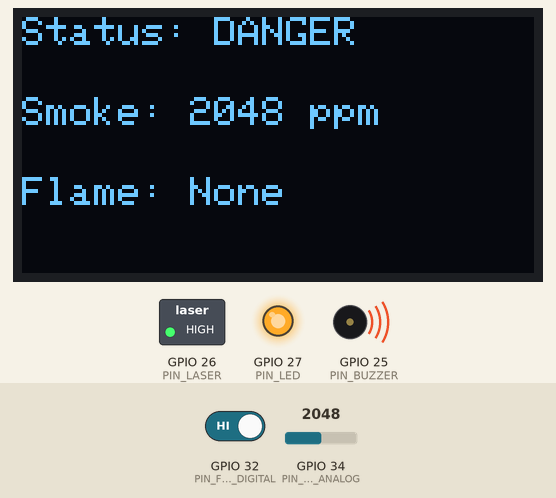
This sketch was run on a simulated ESP32. Parts: 128×64 one-colour display, switched loads named in the sketch (green lamp = pin HIGH), output pins drawn as LEDs (lit = HIGH), buzzer (waves = sounding, pin HIGH). The test bench sets the inputs (shaded band); at power-on: GPIO 34 (PIN_SMOKE_ANALOG) = 2048, GPIO 32 (PIN_FLAME_DIGITAL) HIGH. What the sketch prints to the serial monitor is not drawn.

Above: at 3.2 s.
3.3 s: GPIO 34 (PIN_SMOKE_ANALOG) set to 1045
At 4.1 s:
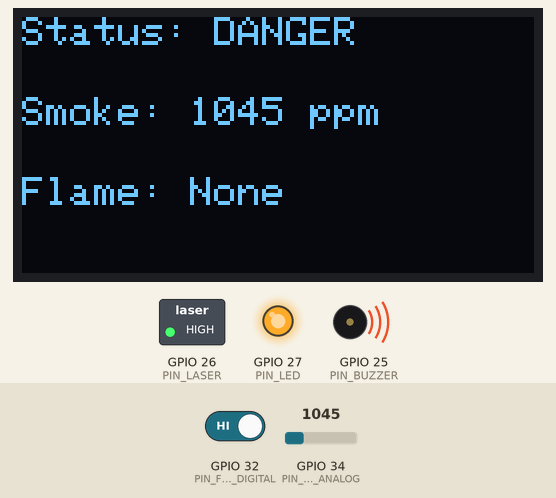
5.1 s: GPIO 34 (PIN_SMOKE_ANALOG) set to 953
At 5.9 s:
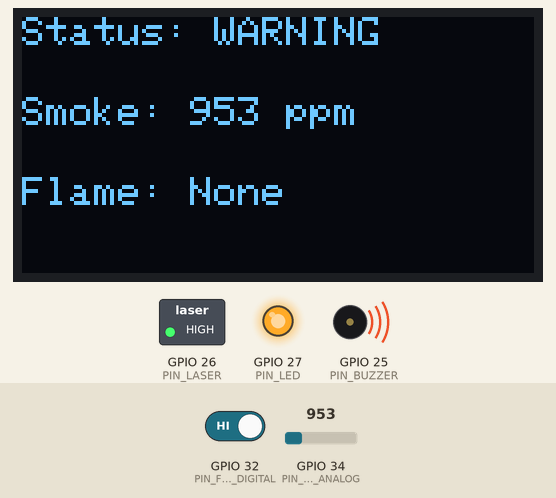
7.9 s: GPIO 32 (PIN_FLAME_DIGITAL) driven LOW
At 9.1 s:
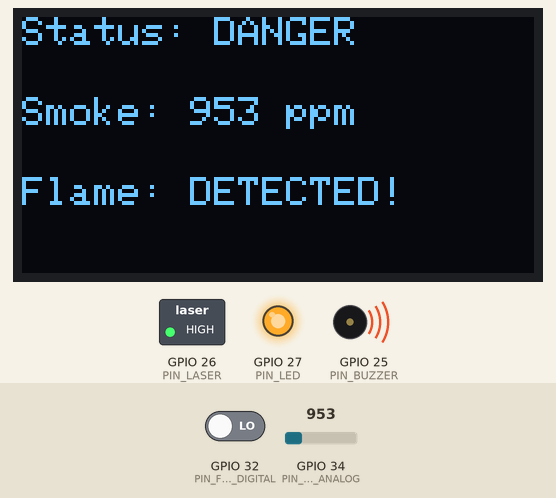
9.8 s: GPIO 32 (PIN_FLAME_DIGITAL) driven HIGH
At 10.4 s:
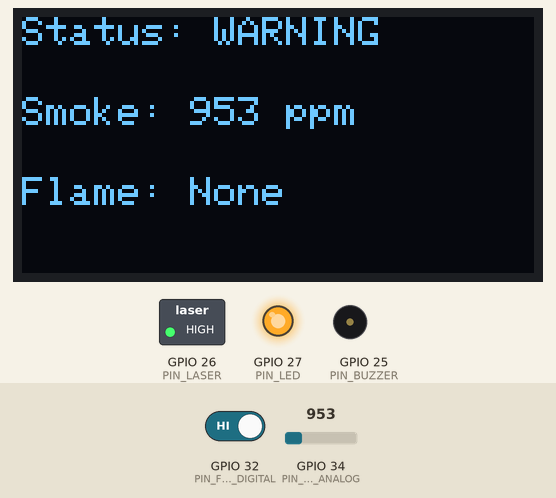
12.9 s: GPIO 34 (PIN_SMOKE_ANALOG) set to 319
At 14.5 s:
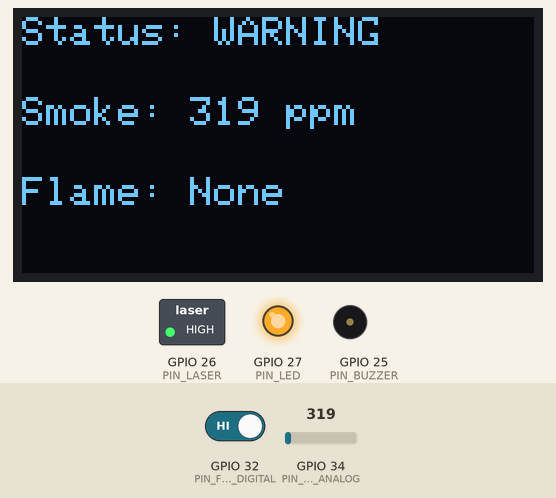
14.6 s: GPIO 34 (PIN_SMOKE_ANALOG) set to 289
At 16.0 s:
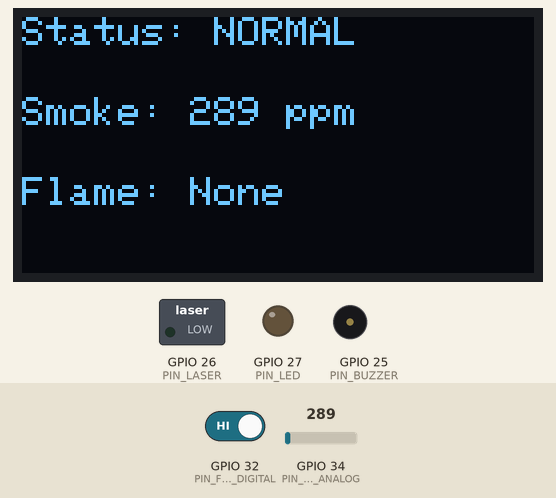
Timing chart, 0 to 17.4 s (numbered marks = the images above; inputs shaded):
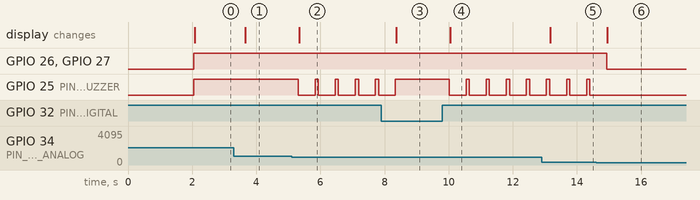

The sketch:

Firemask_Firmware_Boilerplate.ino
```cpp
/**
 * Firemask Refinement System (Fire Guardians)
 * ESP32 Firmware Boilerplate - Hackathon Build
 *
 * Features:
 * - Real-time smoke (MQ-2) and flame (IR) sensor monitoring
 * - Integrated OLED display status updates
 * - IoT alarm synchronization (Placeholder for WiFi/MQTT)
 * - Navigation actuators (Laser, LED, Buzzer)
 */

#include <Wire.h>
#include <Adafruit_GFX.h>
#include <Adafruit_SSD1306.h>

// --- Pin Definitions ---
#define PIN_SMOKE_ANALOG 34
#define PIN_FLAME_DIGITAL 32
#define PIN_BUZZER 25
#define PIN_LASER 26
#define PIN_LED 27

// --- OLED Configuration ---
#define SCREEN_WIDTH 128
#define SCREEN_HEIGHT 64
#define OLED_RESET -1
Adafruit_SSD1306 display(SCREEN_WIDTH, SCREEN_HEIGHT, &Wire, OLED_RESET);

// --- Thresholds ---
const int SMOKE_WARNING_THRESHOLD = 300;
const int SMOKE_DANGER_THRESHOLD = 1000;

// --- Global Variables ---
int smokeLevel = 0;
bool flameDetected = false;
String systemStatus = "NORMAL";

void setup() {
  Serial.begin(115200);

  // Initialize Pins
  pinMode(PIN_SMOKE_ANALOG, INPUT);
  pinMode(PIN_FLAME_DIGITAL, INPUT);
  pinMode(PIN_BUZZER, OUTPUT);
  pinMode(PIN_LASER, OUTPUT);
  pinMode(PIN_LED, OUTPUT);

  // Initialize OLED
  if(!display.begin(SSD1306_SWITCHCAPVCC, 0x3C)) {
    Serial.println(F("SSD1306 allocation failed"));
    for(;;);
  }
  display.clearDisplay();
  display.setTextSize(1);
  display.setTextColor(WHITE);
  display.setCursor(0,0);
  display.println("Fire Guardians");
  display.println("System Initializing...");
  display.display();
  delay(2000);
}

void loop() {
  // 1. Read Sensors
  smokeLevel = analogRead(PIN_SMOKE_ANALOG);
  flameDetected = !digitalRead(PIN_FLAME_DIGITAL); // Active Low

  // 2. Determine System State
  if (flameDetected || smokeLevel > SMOKE_DANGER_THRESHOLD) {
    systemStatus = "DANGER";
    triggerAlarm(true);
  } else if (smokeLevel > SMOKE_WARNING_THRESHOLD) {
    systemStatus = "WARNING";
    triggerAlarm(false);
  } else {
    systemStatus = "NORMAL";
    resetActuators();
  }

  // 3. Update Display
  updateOLED();

  // 4. IoT Sync (Placeholder)
  syncToBackend();

  delay(500); // Sampling rate
}

void updateOLED() {
  display.clearDisplay();
  display.setCursor(0,0);
  display.setTextSize(1);
  display.print("Status: ");
  display.println(systemStatus);

  display.setCursor(0,20);
  display.print("Smoke: ");
  display.print(smokeLevel);
  display.println(" ppm");

  display.setCursor(0,40);
  display.print("Flame: ");
  display.println(flameDetected ? "DETECTED!" : "None");

  display.display();
}

void triggerAlarm(bool isDanger) {
  if (isDanger) {
    digitalWrite(PIN_BUZZER, HIGH);
    digitalWrite(PIN_LASER, HIGH);
    digitalWrite(PIN_LED, HIGH);
    Serial.println("!!! DANGER: EVACUATE NOW !!!");
  } else {
    // Pulsing buzzer for warning
    digitalWrite(PIN_BUZZER, HIGH);
    delay(100);
    digitalWrite(PIN_BUZZER, LOW);
    Serial.println("Warning: Elevated Smoke Levels");
  }
}

void resetActuators() {
  digitalWrite(PIN_BUZZER, LOW);
  digitalWrite(PIN_LASER, LOW);
  digitalWrite(PIN_LED, LOW);
}

void syncToBackend() {
  // Placeholder for WiFi/MQTT/Mind+ v1 synchronization logic
  // Serial.println("Syncing data to IoT network...");
}
```

Measured:
- the behaviour switches between 1001 and 1000 on GPIO 34 (PIN_SMOKE_ANALOG) (found by bisection; images 1 and 2)
- the behaviour switches between 301 and 300 on GPIO 34 (PIN_SMOKE_ANALOG) (found by bisection; images 5 and 6)
- after the input at 3.3 s, the display: changes after 0.36 s (image 1)
- after the input at 5.1 s, GPIO 25 (PIN_BUZZER): alternates HIGH for 0.10 s and LOW for 0.53 s, starting after 0.21 s; the display: changes after 0.24 s (image 2)
- after the input at 7.9 s, GPIO 25 (PIN_BUZZER): goes on until 8.3 s, then stays HIGH; the display: changes after 0.47 s (image 3)
- after the input at 9.8 s, GPIO 25 (PIN_BUZZER): alternates HIGH for 0.10 s and LOW for 0.53 s, starting after 0.22 s; the display: changes after 0.24 s (image 4)
- after the input at 12.9 s, the display: changes after 0.27 s (image 5)
- after the input at 14.6 s, GPIO 26 (PIN_LASER), GPIO 27 (PIN_LED): HIGH → LOW after 0.33 s; GPIO 25 (PIN_BUZZER): stops changing and stays LOW; the display: changes after 0.35 s (image 6)
